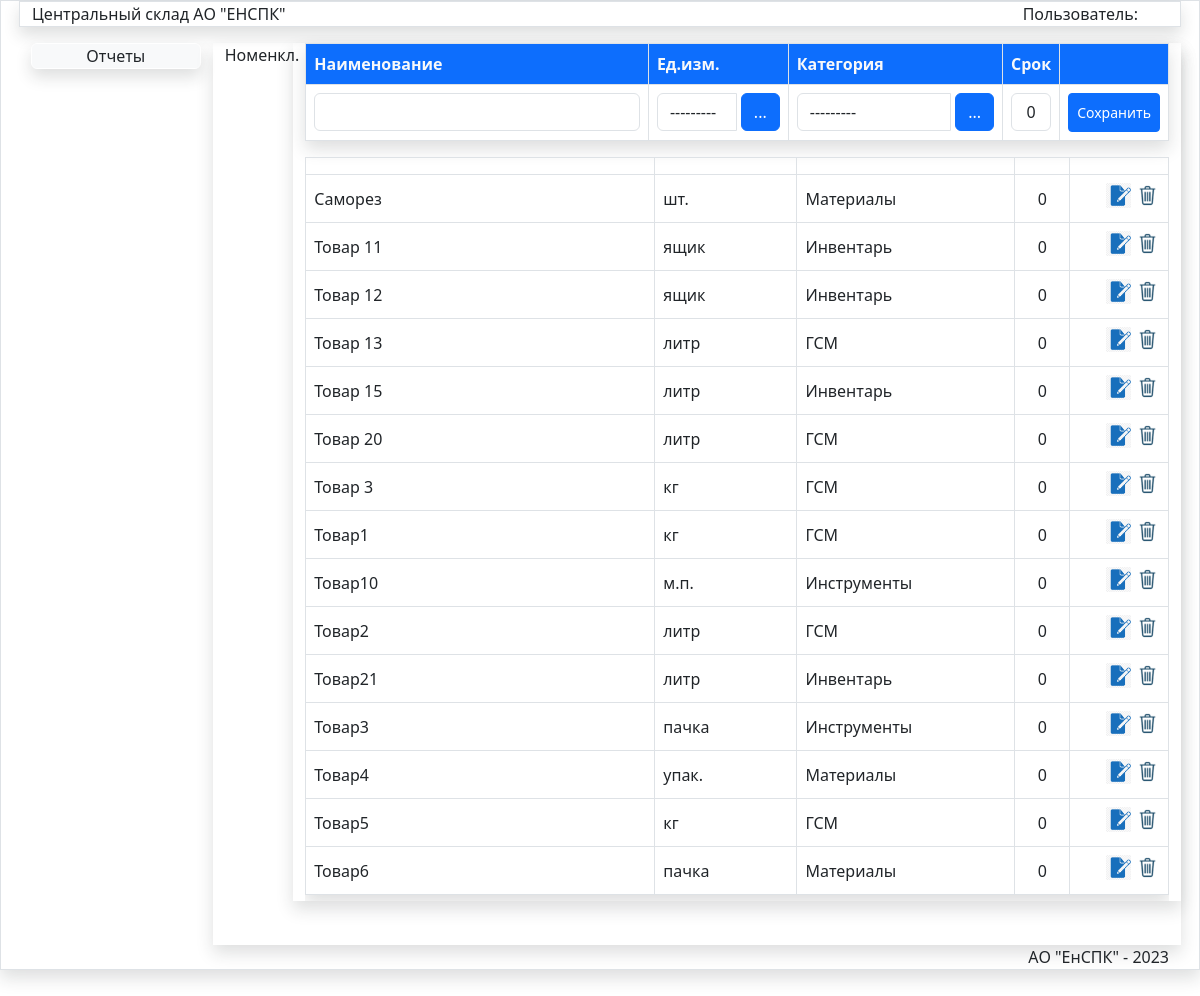
/SprNom/, run on an earlier commit of the app's database.
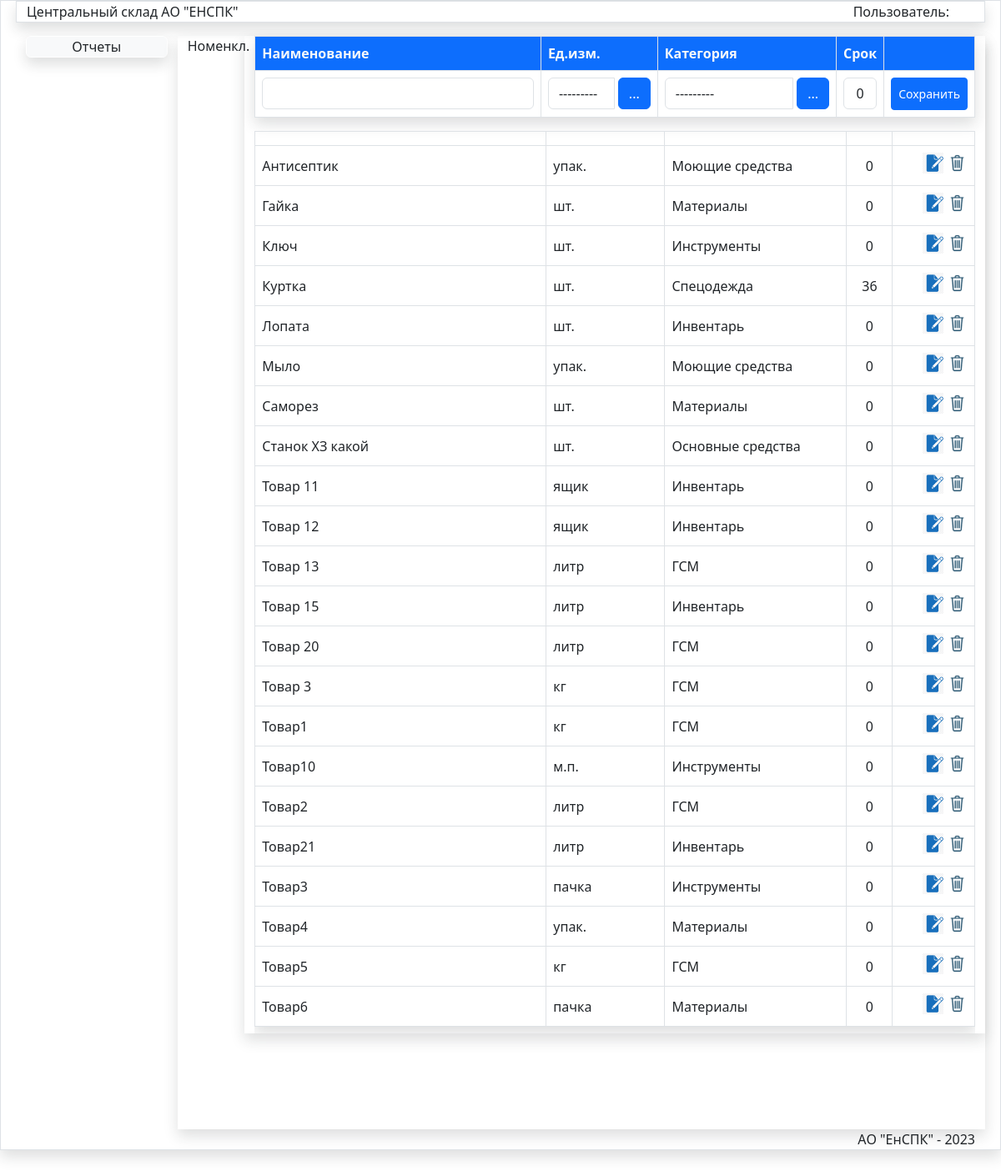
And on a later commit of the database.
### store/models.py (models this page shows, shortened)
class Nom(models.Model):
    title = models.CharField(max_length=150, verbose_name='Наименование', unique=True )
    izm=models.ForeignKey(Unit,verbose_name='Ед.изм.',on_delete=models.PROTECT)
    category = models.ForeignKey(Category, verbose_name='Категория', on_delete=models.PROTECT)
    srok=models.IntegerField(blank=True,default=0)
    updated_at = models.DateTimeField(auto_now=True, verbose_name='Создан')
    created_at = models.DateTimeField(auto_now_add=True, verbose_name='Обновлен')
    class Meta:
        verbose_name = 'Номенклатура'
        verbose_name_plural = 'Номенклатура'
        ordering = ['title', ]

class Unit(models.Model):
    title = models.CharField(max_length=100,verbose_name='Наименование',unique=True)
    def __str__(self):
        return self.title
    class Meta:
        verbose_name='Единица измерения'
        verbose_name_plural='Единицы измерения'
        ordering=['title',]

class Category(models.Model):
    title = models.CharField(max_length=100, verbose_name='Наименование категории',unique=True)
    def __str__(self):
        return self.title
    class Meta:
        verbose_name='Категория'
        verbose_name_plural='Категории'
        ordering=['title',]

### store/views.py (the view)
# urls.py: path('SprNom/', SprNom, name='SprNom'),
def SprNom(request):
    form=NomForm()
    form2=UnitForm2()
    form3=CategoryForm2()
    unit=Nom.objects.all()
    return render(request,'store/spr/SprNom.html',{'title':"Номенклатура",'form':form,'unit':unit,
    'pic_label': 'Номенкл.','form2':form2,'form3':form3 })

### store/forms.py
class NomForm(forms.ModelForm):
   class Meta:
      model = Nom
      fields = '__all__'
      widgets = {
    'title': forms.TextInput(attrs={'class': 'form-control', 'id':'idtitle'}),
    'izm': forms.Select(attrs={'class': 'form-control','id':'idizm'}),
    'category': forms.Select(attrs={'class': 'form-control', 'id':'idcat'}),
     'srok': forms.TextInput(attrs={'class': 'form-control text-center', 'id':'idsrok'}),
         }

class UnitForm2(forms.ModelForm):
    class Meta:
        model = Unit
        fields = ['title']
        widgets = {
            'title': forms.TextInput(attrs={'class': 'form-control', 'style': 'width:460px;', 'id': 'idtitle2'}),
        }

### store/templates/store/spr/SprNom.html (shortened to what this page needs)
{% extends 'store/menu.html' %}
{% load static %}
{% block DataArea %}
<div class="row">
    <div class="col-md-1  ">{{pic_label}}</div>
<div class="col-md-11 mx-auto shadow">
<table class="table table-bordered shadow ">
 <thead class="bg-primary text-light">
    <tr class="mt-0">
        <th style="width:40%;" >Наименование </th>
        <th style="width:16.3%;"  >Ед.изм.</th>
         <th style="width:25%;"  >Категория</th>
         <th style="width:6.3%;"  >Срок</th>
        <th  style="width:11.3%" ></th>
    </tr>
  </thead>
<form  method="post" id="nom-form">
<tbody>
 <tr>
     <td> {{ form.title}}</td>
     <td>
         <div class="input-group">
                    {{form.izm}}
                    <div class=" input-group-button pr-2">
                        <button type="button" id="show-contact-modal-button" class="btn btn-primary mr-2" style="margin-left: 5px;" data-bs-toggle="modal" data-bs-target="#exampleModal5">...</button>
                    </div>
                </div>
        </td>
     <td   >
     <div class="input-group">
     {{form.category}}
     <div class=" input-group-button pr-2">
     <button type="button" id="show-contact-modal-button2" class="btn btn-primary mr-2" style="margin-left: 5px;" data-bs-toggle="modal" data-bs-target="#exampleModal6">...</button>
     </div>
     </div>
     </td>
     <td class=" text-end " >{{form.srok}}</td>
     <td class="pt-2 text-end" > <button type="submit" class="btn  btn-primary btn-sm pt-2 pb-2    " id="nomsavebtn" >Сохранить</button></td>
 </tr>
</form></tbody>
</table>
<div class="scrolltable">
<table class="table table-bordered shadow table-hover ">
<thead >
    <tr class="mt-0">
        <th style="width:40%" class="border" ></th>
        <th style="width:16.3%" class="border border-end-0" ></th>
         <th style="width:25%" class="border border-end-0" ></th>
         <th style="width:6.3%" class="text-center" ></th>
        <th style="width:11.3%" class="text-center" ></th>
    </tr>
  </thead>
<tbody id="tbody">
    {% for item in unit %}
<tr>
<td  class="align-middle">{{item.title}}</td>
<td  class="align-middle" >{{item.izm.title}}</td>
 <td  class="align-middle">{{item.category.title}}</td>
   <td  class="align-middle  text-center">{{item.srok}}</td>
<td class="text-end align-middle " ><input data-sid="{{item.id}}" data-update="#" class="btn-nom-update " value="Update" type="image" src="{% static '/images/edit2.png' %}" width="25px" >
<input data-sid="{{item.id}}" data-del="#" class="btn-nom-delete " value="Delete" type="image" src="{% static '/images/del.png' %}" width="25px"> </td>
</tr>
{% endfor %}
</tbody>
</table>
</div>
</div>
</div>
{% endblock DataArea %}

What changed in the data, as far as the page shows it:
added Nom: title "Антисептик", izm "упак.", category "Моющие средства", srok "0"
added Nom: title "Гайка", izm "шт.", category "Материалы", srok "0"
added Nom: title "Ключ", izm "шт.", category "Инструменты", srok "0"
added Nom: title "Куртка", izm "шт.", category "Спецодежда", srok "36"
added Nom: title "Лопата", izm "шт.", category "Инвентарь", srok "0"
added Nom: title "Мыло", izm "упак.", category "Моющие средства", srok "0"
added Nom: title "Станок ХЗ какой", izm "шт.", category "Основные средства", srok "0"
